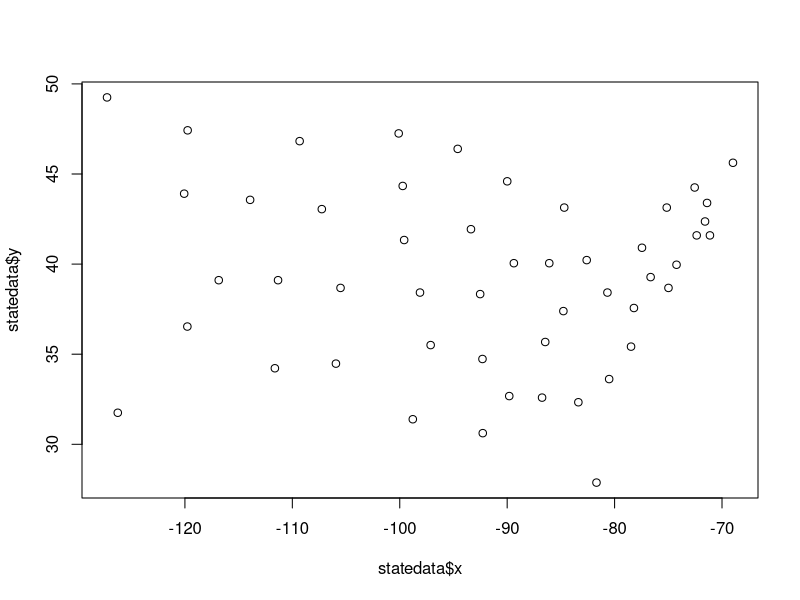
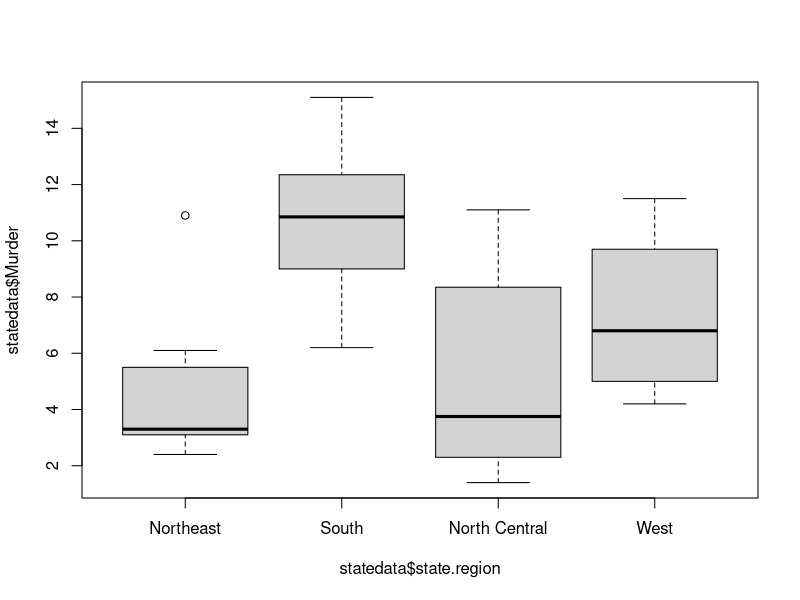
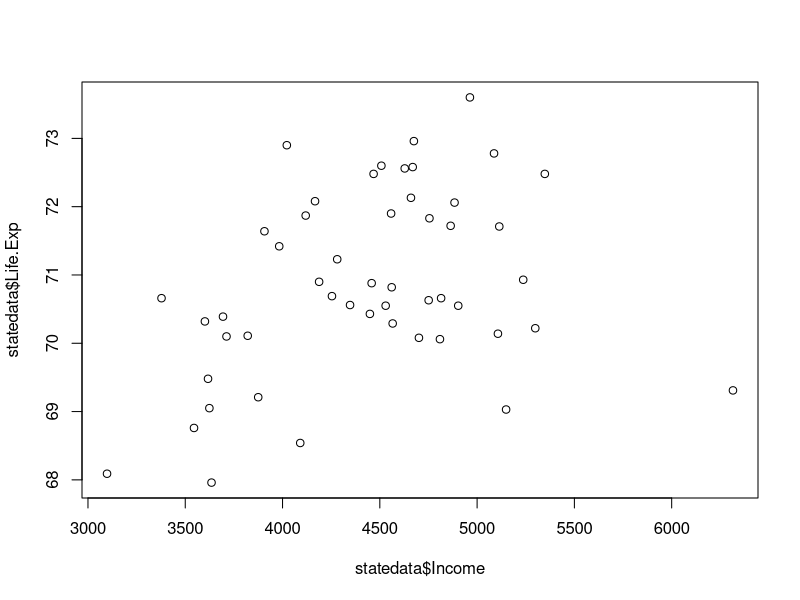

These charts were generated, in order, by the following R code:
options("scipen" = 5, "digits" = 5)
data(state)
statedata = cbind(data.frame(state.x77), state.abb, state.area, state.center, state.division, state.name, state.region)
View(statedata)

str(statedata)

#Problem 1 - Data Exploration
plot(statedata$x, statedata$y)

tapply(statedata$HS.Grad, statedata$state.region, mean)

boxplot(statedata$Murder ~ statedata$state.region)
northeast = subset(statedata, state.region == "Northeast")
northeast$state.name[northeast$Murder == max(northeast$Murder)]


#Problem 2 - Predicting Life Expectancy - An Initial Model
model0 = lm(Life.Exp ~ Population + Income + Illiteracy + Murder + HS.Grad + Frost + Area, data = statedata) #baseline model
summary(model0) # R-squared = 0.736, Adj R-squared = 0.692

coef(summary(model0))["Income", "Estimate"]
plot(statedata$Income, statedata$Life.Exp)


#Problem 3 - Predicting Life Expectancy - Refining the Model and Analyzing Predictions

model1 = lm(Life.Exp ~ Population + Income + Illiteracy + Murder + HS.Grad + Frost, data = statedata) # Removed Area from model0
summary(model1) # R-squared = 0.736, Adj R-squared = 0.6999

model2 = lm(Life.Exp ~ Population + Illiteracy + Murder + HS.Grad + Frost, data = statedata) # Removed Area and Income from model0
summary(model2) # R-squared = 0.736, Adj R-squared = 0.706

model3 = lm(Life.Exp ~ Population + Murder + HS.Grad + Frost, data = statedata) # Removed Area, Income, and Illiteracy from model0
summary(model3) # R-squared = 0.736, Adj R-squared = 0.713 --> Best Model

model4 = lm(Life.Exp ~ Murder + HS.Grad + Frost, data = statedata) # Removed Area, Income, Illiteracy, and Population from model0
summary(model4) # R-squared = 0.713, Adj R-squared = 0.694

model5 = lm(Life.Exp ~ Population + Murder + HS.Grad, data = statedata) # Removed Area, Income, Illiteracy, and Frost from model0
summary(model5) # R-squared = 0.701, Adj R-squared = 0.681

prediction = sort(predict(model3))
prediction # Alabama had the lowest predicted Life Expectancy, and Washington had the highest Life Expectancy using model3.
statedata$state.name[which.min(statedata$Life.Exp)] # But South Carolina had the actual lowest Life Expectancy in the data.
statedata$state.name[which.max(statedata$Life.Exp)] # But Hawaii had the actual highest Life Expectancy in the data.

sort(abs(model3$residuals)) #residuals (absolute error) of model3 per state.

